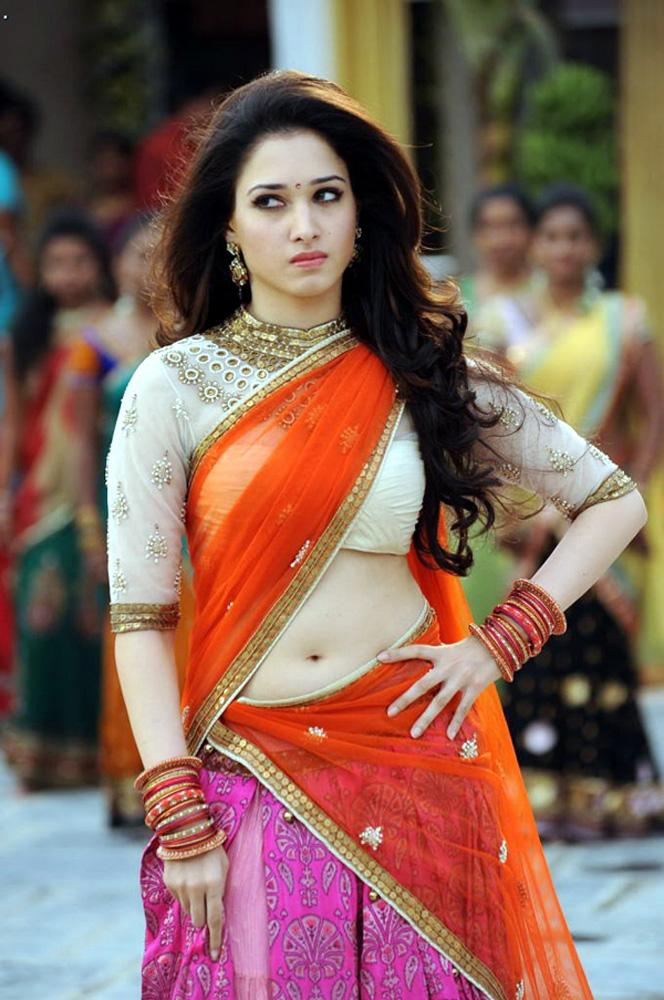
#> input picture tamana.jpg, 664 x 1000 px
$ python Resizing.py
#> lines starting #> are read from the running program, lines starting #| are printed output that depends on the picture
from PIL import Image
img=Image.open('tamana.jpg')
#> img is the input picture: PIL image 664x1000 RGB; mean R, G, B 132.5, 100.3, 89.6
width,height=img.size
#> width = 664; height = 1000
left=4
top = height / 5
#> top = 200
right = 154
bottom = 3 * height / 5
#> bottom = 600
im1 = img.crop((left, top, right, bottom))
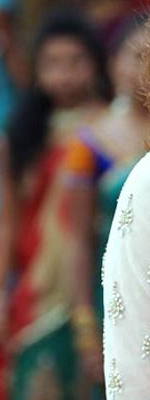
#> im1: PIL image 150x400 RGB; mean R, G, B 114.3, 100.2, 92.6
newsize = (300, 300)
im1 = im1.resize(newsize)
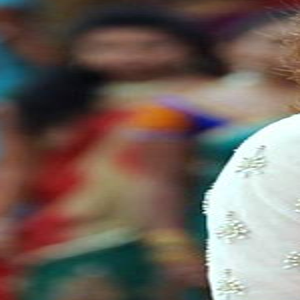
#> im1: PIL image 300x300 RGB; mean R, G, B 114.3, 100.2, 92.7
im1.show()

$ run again, with krish.jpg copied over tamana.jpg
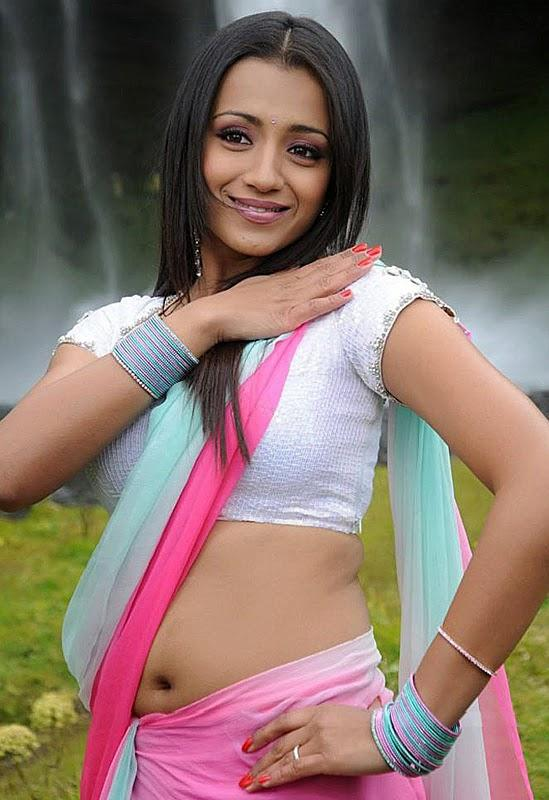
#> input picture krish.jpg, 549 x 800 px
#> img is the input picture: PIL image 549x800 RGB; mean R, G, B 134.1, 113.3, 105.5
#> `im1 = img.crop((left, top, right, bottom))`:
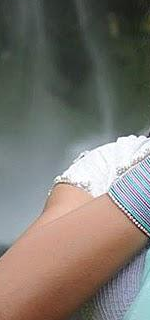
#> im1: PIL image 150x320 RGB; mean R, G, B 122.7, 118.3, 111.4
#> `im1 = im1.resize(newsize)`:
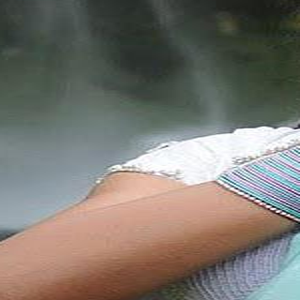
#> im1: PIL image 300x300 RGB; mean R, G, B 122.7, 118.3, 111.4

$ run again, with priya.jpg copied over tamana.jpg
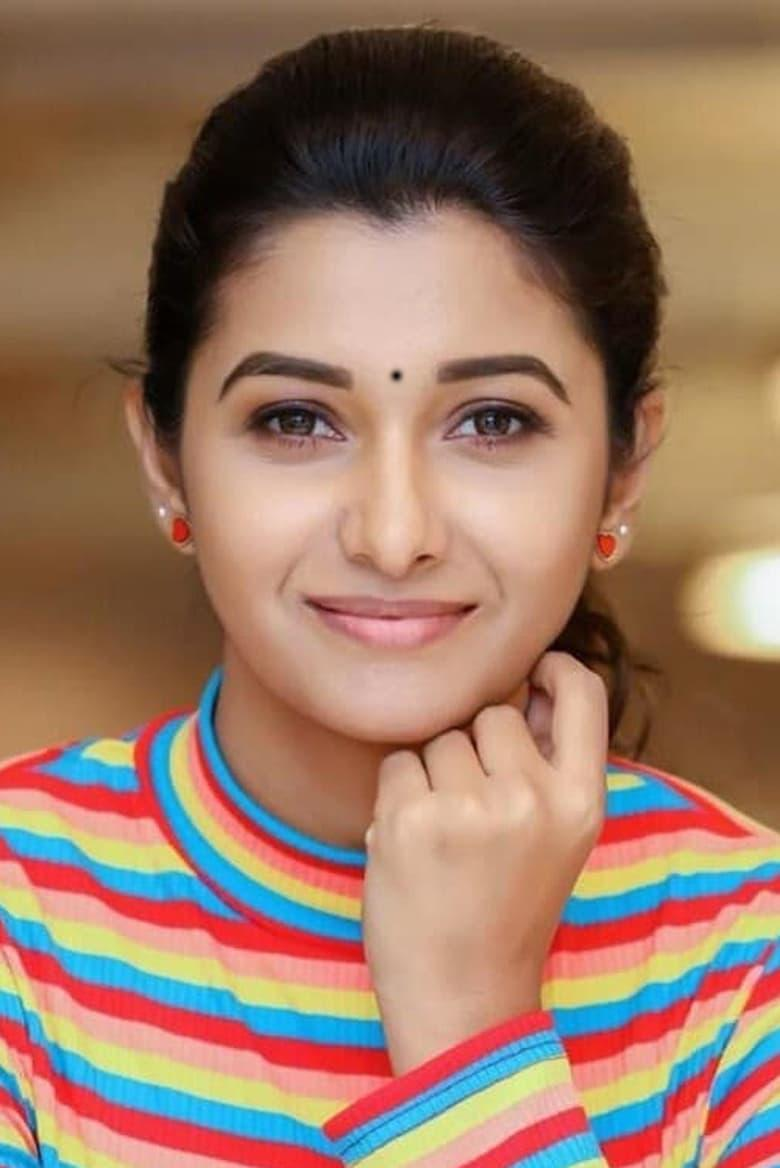
#> input picture priya.jpg, 780 x 1168 px
#> img is the input picture: PIL image 780x1168 RGB; mean R, G, B 154.9, 120, 100.7
#> `im1 = img.crop((left, top, right, bottom))`:
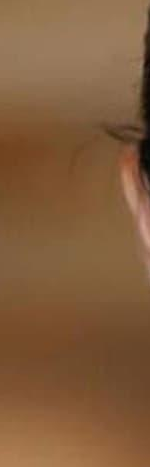
#> im1: PIL image 150x467 RGB; mean R, G, B 130.4, 93.2, 60.3
#> `im1 = im1.resize(newsize)`:
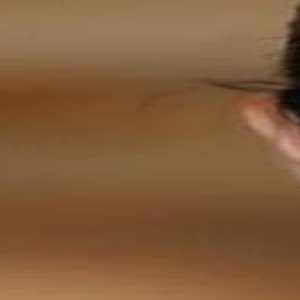
#> im1: PIL image 300x300 RGB; mean R, G, B 130.4, 93.2, 60.3
